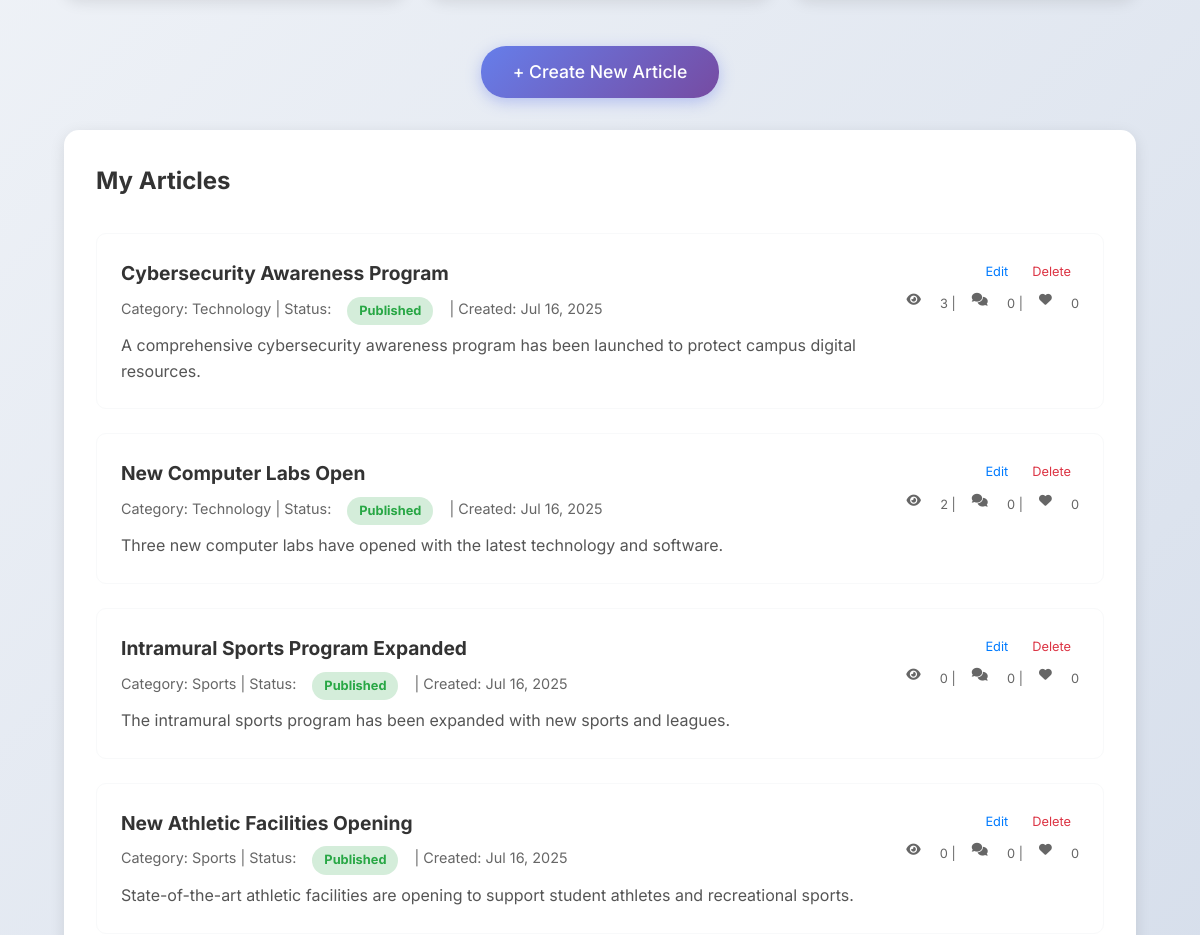
/dashboard/ (signed in, middle part), run on an earlier commit of the app's database.
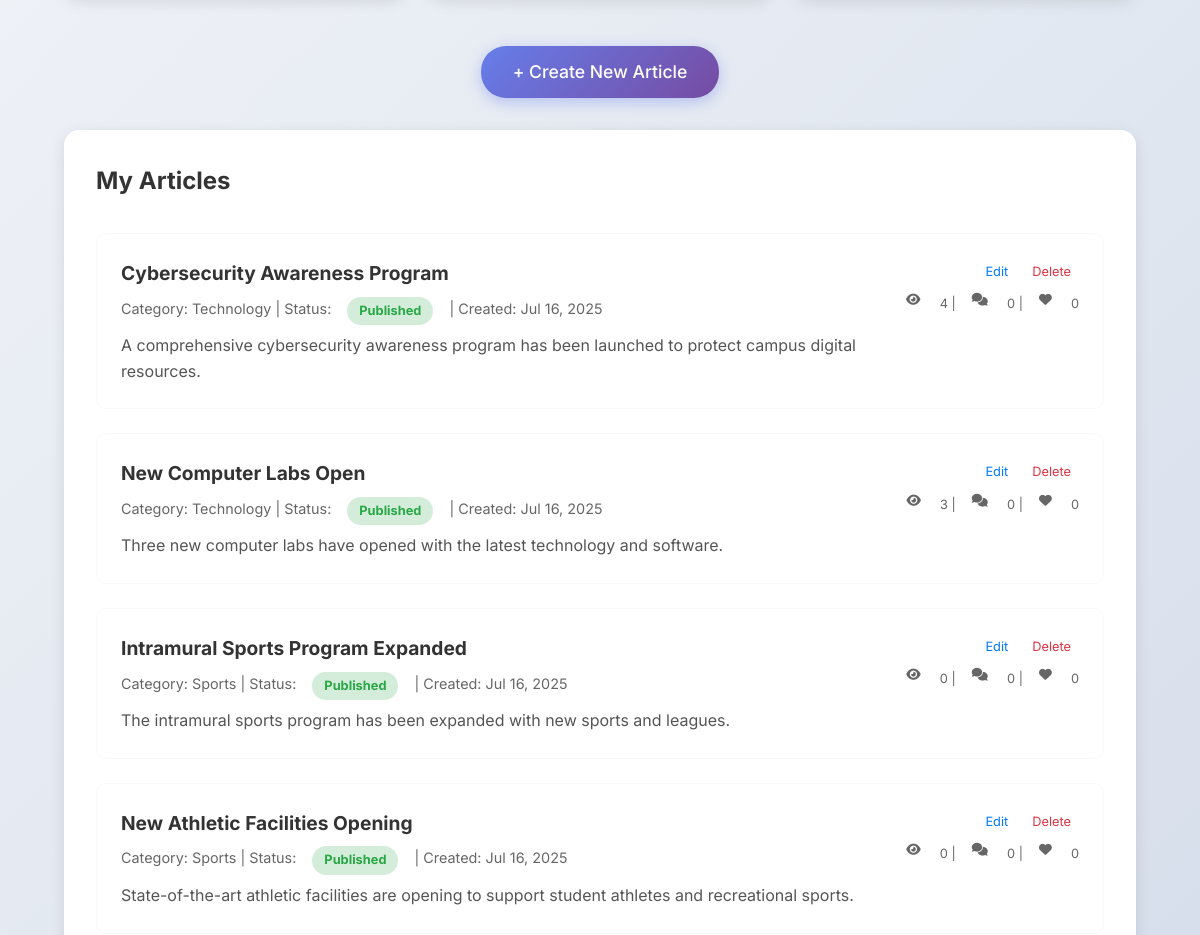
And on a later commit of the database.
### news/models.py (models this page shows, shortened)
class NewsArticle(models.Model):
    STATUS_CHOICES = [
        ('draft', 'Draft'),
        ('published', 'Published'),
        ('archived', 'Archived'),
    ]
    title = models.CharField(max_length=200)
    content = models.TextField()
    summary = models.TextField(max_length=500, blank=True)
    author = models.ForeignKey(User, on_delete=models.CASCADE, related_name='articles')
    category = models.ForeignKey(Category, on_delete=models.CASCADE, related_name='articles')
    status = models.CharField(max_length=20, choices=STATUS_CHOICES, default='draft')
    created_at = models.DateTimeField(auto_now_add=True)
    updated_at = models.DateTimeField(auto_now=True)
    published_at = models.DateTimeField(blank=True, null=True)
    views = models.PositiveIntegerField(default=0)
    class Meta:
        ordering = ['-published_at', '-created_at']
    @property
    def like_count(self):
        return self.likes.count()
    @property
    def comment_count(self):
        return self.comments.filter(is_approved=True).count()

class Category(models.Model):
    name = models.CharField(max_length=100)
    description = models.TextField(blank=True)
    created_at = models.DateTimeField(auto_now_add=True)
    class Meta:
        verbose_name_plural = "Categories"

### news/views.py (the view)
# urls.py: path('dashboard/', views.dashboard, name='dashboard'),
@login_required
def dashboard(request):
    user_profile, created = UserProfile.objects.get_or_create(user=request.user)
    if request.user.is_superuser:
        all_articles = NewsArticle.objects.all().order_by('-created_at')
        all_comments = Comment.objects.all().order_by('-created_at')
        admin_own_articles = NewsArticle.objects.filter(author=request.user).order_by('-created_at')
        admin_own_comments = Comment.objects.filter(author=request.user).order_by('-created_at')
        is_admin = True
        context = {
            'user_profile': user_profile,
            'user_articles': admin_own_articles,
            'user_comments': admin_own_comments,
            'all_articles': all_articles,
            'all_comments': all_comments,
            'is_editor': user_profile.is_editor,
            'is_admin': is_admin,
        }
    else:
        user_articles = NewsArticle.objects.filter(author=request.user).order_by('-created_at')
        user_comments = Comment.objects.filter(author=request.user).order_by('-created_at')
        is_admin = False
        context = {
            'user_profile': user_profile,
            'user_articles': user_articles,
            'user_comments': user_comments,
            'is_editor': user_profile.is_editor,
            'is_admin': is_admin,
        }
    return render(request, 'dashboard.html', context)

### news/templates/dashboard.html (shortened to what this page needs)
{% extends 'base_home.html' %}
{% block content %}
<div class="dashboard-container">
    {% if user.is_superuser or user_profile.is_editor %}
    <div style="text-align:center; margin-bottom:2rem;">
        <a href="{% url 'create_article' %}" class="btn btn-primary" style="font-size:1.1rem; padding:0.75rem 2rem;">+ Create New Article</a>
    </div>
    {% endif %}
    {% if user_profile.is_editor and not user.is_superuser %}
    <div class="dashboard-section" style="margin-bottom:2.5rem;">
        <div class="section-header">
            <h2>My Articles</h2>
        </div>
        {% if user_articles %}
        <div class="articles-list">
            {% for article in user_articles %}
            <div class="article-item">
                <div class="article-info">
                    <h3><a href="{% url 'article_detail' article.id %}">{{ article.title }}</a></h3>
                    <p class="article-meta">
                        Category: {{ article.category.name }} |
                        Status: <span class="status-{{ article.status }}">{{ article.status|title }}</span> |
                        Created: {{ article.created_at|date:"M d, Y" }}
                    </p>
                    <p class="article-summary">{{ article.summary|default:article.content|truncatewords:30 }}</p>
                </div>
                <div class="article-actions">
                    <div class="action-buttons">
                        <a href="{% url 'edit_article' article.id %}" class="btn-edit">Edit</a>
                        <a href="#" class="btn-delete" onclick="showDeleteArticleConfirmation({{ article.id }}, '{{ article.title|escapejs }}')">Delete</a>
                    </div>
                    <span class="article-stats">
                        <i class="fas fa-eye"></i> {{ article.views }} | <i class="fas fa-comments"></i> {{ article.comment_count }} | <i class="fas fa-heart"></i> {{ article.like_count }}
                    </span>
                </div>
            </div>
            {% endfor %}
        </div>
        {% else %}
        <div class="empty-state">
            <p>You haven't created any articles yet.</p>
        </div>
        {% endif %}
    </div>
    {% endif %}
</div>
{% endblock %}

What changed in the data, as far as the page shows it:
changed NewsArticle "Cybersecurity Awareness Program": views "3" → "4"
changed NewsArticle "New Computer Labs Open": views "2" → "3"
